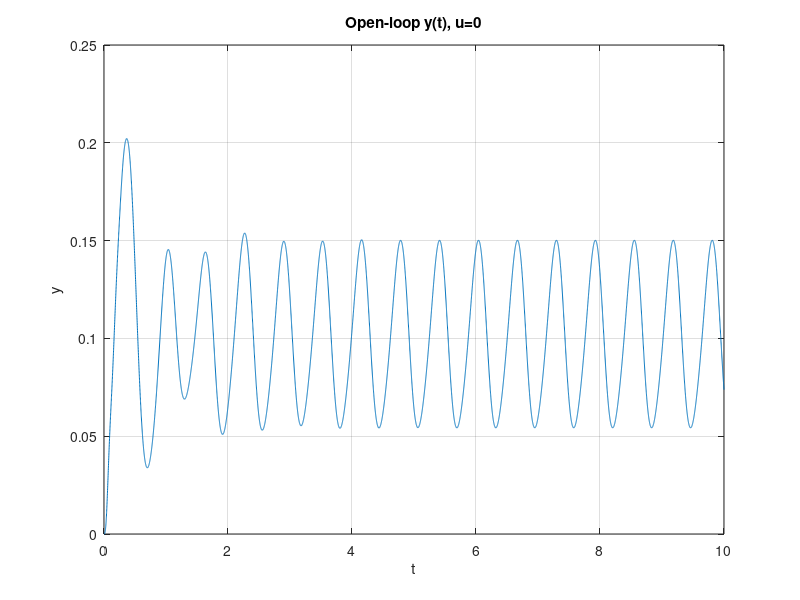
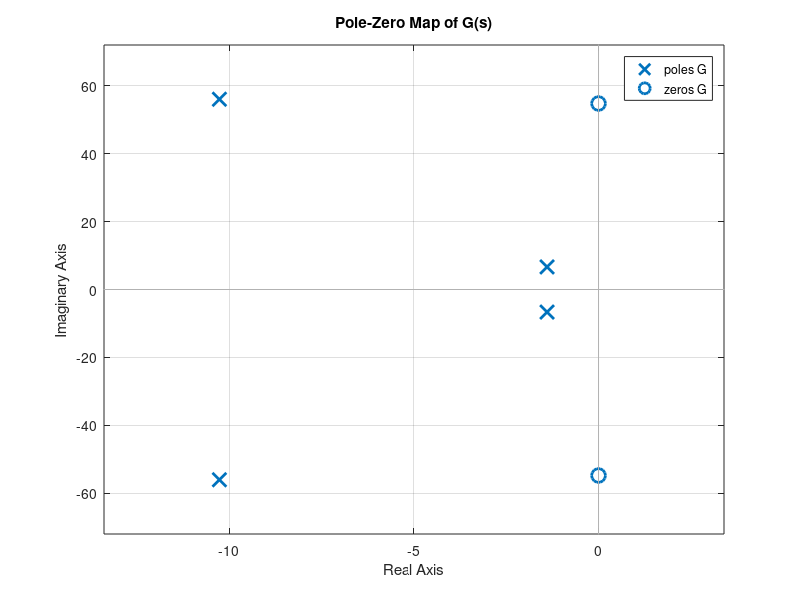
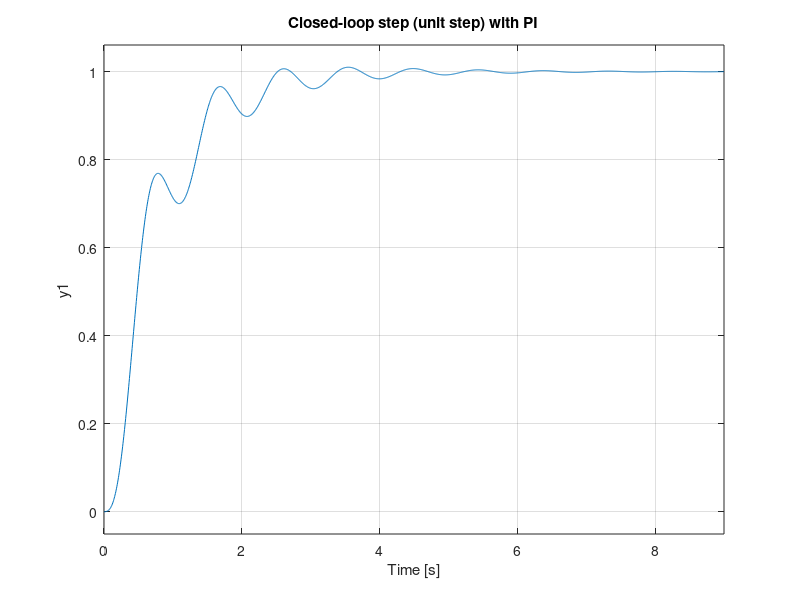
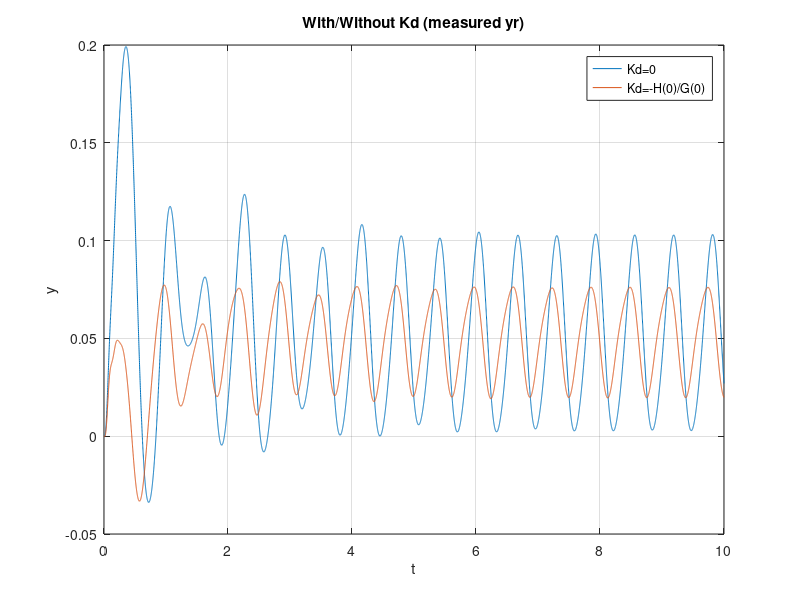

Here is the MATLAB script that generated these plots, in order: (Note: this script raises an error after producing the figures.)
%main_LCS_project.m

clear; clc; close all

disp("SECTION 1: Parameters and State-Space Model")

M  = 300;
m  = 50;
k1 = 15000;
D  = 1000;
k2 = 150000;

A = [ 0  0  1  0
      0  0  0  1
     -k1/M  k1/M  -D/M   D/M
      k1/m -(k1+k2)/m  D/m  -D/m ];

B = [0;0; 1/M; -1/m];
W = [0;0; 0; k2/m];
C = [1 0 0 0];
Dyu = 0;
Dyw = 0;

sys_u  = ss(A,B,C,Dyu);
sys_wr = ss(A,W,C,Dyw);

disp("SECTION 2: Transfer Functions G(s), H(s)")

G = tf(sys_u);
H = tf(sys_wr);

G0 = dcgain(G);
H0 = dcgain(H);

disp("SECTION 3: Open-Loop Simulation (u=0) and PZMAP(G)")

t  = 0:0.001:10;
yr = 0.1 + 0.05*sin(10*t) + 0.02*cos(20*t);

y_open = lsim(sys_wr, yr, t);

figure; plot(t,y_open); grid on; xlabel("t"); ylabel("y"); title("Open-loop y(t), u=0")
figure; pzmap(G); grid on; title("Pole-Zero Map of G(s)")

disp("SECTION 4: PI Controller Design and Closed-Loop Tracking (yr=0 in design)")

Kp = 200;
Ki = 20000;
K_PI = tf([Kp Ki],[1 0]);

T_PI = feedback(G*K_PI, 1);

figure; step(T_PI); grid on; title("Closed-loop step (unit step) with PI")

disp("SECTION 5: Tracking with Reference and Road Disturbance, With/Without Kd Compensation")

R0 = 0.05;
r  = R0*ones(size(t));

Kd = -H0/G0;

u_noKd = zeros(size(t));
u_withKd = zeros(size(t));
y_noKd = zeros(size(t));
y_withKd = zeros(size(t));

for i=1:length(t)
    u_noKd(i)   = 0;
    u_withKd(i) = 0;
end

yr_vec = yr(:);
t_vec  = t(:);
r_vec  = r(:);

y_ref_PI = lsim(T_PI, r_vec, t_vec);

G_cl = feedback(G*K_PI,1);
S    = feedback(1, G*K_PI);

y_noKd   = lsim(G_cl, r_vec, t_vec) + lsim(S*H, yr_vec, t_vec);
y_withKd = lsim(G_cl, r_vec, t_vec) + lsim(S*(H + G*Kd), yr_vec, t_vec);

figure; plot(t_vec,y_noKd, t_vec,y_withKd); grid on
xlabel("t"); ylabel("y"); title("With/Without Kd (measured yr)")
legend("Kd=0","Kd=-H(0)/G(0)")

disp("SECTION 6: Lag Controller (Optional Alternative)")

z = 1.0025;
p = 0.6548;
Kc = 736.5045;
K_LAG = Kc*tf([1 z],[1 p]);

T_LAG = feedback(G*K_LAG,1);

figure; step(T_LAG); grid on; title("Closed-loop step (unit step) with Lag")
figure; pzmap(feedback(G*K_LAG,1)); grid on; title("PZMAP closed-loop with Lag")

y_noKd_lag   = lsim(feedback(G*K_LAG,1), r_vec, t_vec) + lsim(feedback(1,G*K_LAG)*H, yr_vec, t_vec);
y_withKd_lag = lsim(feedback(G*K_LAG,1), r_vec, t_vec) + lsim(feedback(1,G*K_LAG)*(H + G*Kd), yr_vec, t_vec);

figure; plot(t_vec,y_noKd_lag, t_vec,y_withKd_lag); grid on
xlabel("t"); ylabel("y"); title("Lag: With/Without Kd (measured yr)")
legend("Kd=0","Kd=-H(0)/G(0)")

disp("SECTION 7: Disturbance Estimation (yr not measurable) with Shadow Model + LPF")

tau = 0.05;
LPF = tf(1,[tau 1]);

y_model = lsim(sys_u, u_from_controller(K_PI, G, H, r_vec, zeros(size(yr_vec)), t_vec), t_vec);
y_meas  = y_withKd;

yr_hat = (y_meas - y_model)/H0;
yr_hat_f = lsim(LPF, yr_hat, t_vec);

y_est_comp = simulate_closedloop_estimated_disturbance(G,H,K_PI,Kd,LPF,r_vec,yr_vec,t_vec);

figure; plot(t_vec,yr_vec, t_vec,yr_hat, t_vec,yr_hat_f); grid on
xlabel("t"); ylabel("signal"); title("yr vs yr_hat vs filtered")
legend("yr","yr\_hat","yr\_hat\_f")

figure; plot(t_vec, y_noKd, t_vec, y_est_comp); grid on
xlabel("t"); ylabel("y"); title("Output: no-comp vs estimated-disturbance comp")
legend("Kd=0","Kd*yr_hat_f")

disp("SECTION 8: Robustness - Measurement Noise (-40 dB power)")

rng(1)
Pnoise_dB = -40;
Pnoise = 10^(Pnoise_dB/10);
n = sqrt(Pnoise)*randn(size(t_vec));

y_noise_comp = simulate_closedloop_meas_noise(G,H,K_PI,Kd,r_vec,yr_vec,t_vec,n);

figure; plot(t_vec, y_withKd, t_vec, y_noise_comp); grid on
xlabel("t"); ylabel("y"); title("Measured-noise effect")
legend("No noise","With noise")

disp("SECTION 9: Robustness - Param Uncertainty (+/-5%) for k1 and k2")

alphas = [-0.05 0 0.05];
Ys_k1 = zeros(length(t_vec), length(alphas));
Ys_k2 = zeros(length(t_vec), length(alphas));

for j=1:length(alphas)
    a = alphas(j);

    k1j = k1*(1+a);
    Aj = [ 0  0  1  0
           0  0  0  1
          -k1j/M  k1j/M  -D/M   D/M
           k1j/m -(k1j+k2)/m  D/m  -D/m ];
    sys_u_j  = ss(Aj,B,C,Dyu);
    sys_wr_j = ss(Aj,W,C,Dyw);
    Gj = tf(sys_u_j);
    Hj = tf(sys_wr_j);

    G0j = dcgain(Gj);
    H0j = dcgain(Hj);
    Kdj = -H0j/G0j;

    Ys_k1(:,j) = lsim(feedback(Gj*K_PI,1), r_vec, t_vec) + lsim(feedback(1,Gj*K_PI)*(Hj + Gj*Kdj), yr_vec, t_vec);
end

for j=1:length(alphas)
    a = alphas(j);

    k2j = k2*(1+a);
    Aj = [ 0  0  1  0
           0  0  0  1
          -k1/M  k1/M  -D/M   D/M
           k1/m -(k1+k2j)/m  D/m  -D/m ];
    Wj = [0;0;0;k2j/m];
    sys_u_j  = ss(Aj,B,C,Dyu);
    sys_wr_j = ss(Aj,Wj,C,Dyw);
    Gj = tf(sys_u_j);
    Hj = tf(sys_wr_j);

    G0j = dcgain(Gj);
    H0j = dcgain(Hj);
    Kdj = -H0j/G0j;

    Ys_k2(:,j) = lsim(feedback(Gj*K_PI,1), r_vec, t_vec) + lsim(feedback(1,Gj*K_PI)*(Hj + Gj*Kdj), yr_vec, t_vec);
end

figure; plot(t_vec, Ys_k1); grid on
xlabel("t"); ylabel("y"); title("Uncertainty in k1 (+/-5%)")
legend("k1-5%","k1 nominal","k1+5%")

figure; plot(t_vec, Ys_k2); grid on
xlabel("t"); ylabel("y"); title("Uncertainty in k2 (+/-5%)")
legend("k2-5%","k2 nominal","k2+5%")

disp("SECTION 10: Robustness - Combined Noise + Random (k1,k2) within +/-5%")

rng(2)
Nmc = 5;
Ymc = zeros(length(t_vec), Nmc);

for j=1:Nmc
    a1 = -0.05 + 0.10*rand;
    a2 = -0.05 + 0.10*rand;

    k1j = k1*(1+a1);
    k2j = k2*(1+a2);

    Aj = [ 0  0  1  0
           0  0  0  1
          -k1j/M  k1j/M  -D/M   D/M
           k1j/m -(k1j+k2j)/m  D/m  -D/m ];
    Wj = [0;0;0;k2j/m];

    sys_u_j  = ss(Aj,B,C,Dyu);
    sys_wr_j = ss(Aj,Wj,C,Dyw);
    Gj = tf(sys_u_j);
    Hj = tf(sys_wr_j);

    G0j = dcgain(Gj);
    H0j = dcgain(Hj);
    Kdj = -H0j/G0j;

    n = sqrt(Pnoise)*randn(size(t_vec));

    Ymc(:,j) = simulate_closedloop_meas_noise(Gj,Hj,K_PI,Kdj,r_vec,yr_vec,t_vec,n);
end

figure; plot(t_vec, Ymc); grid on
xlabel("t"); ylabel("y"); title("Combined: noise + param uncertainty (MC)")
